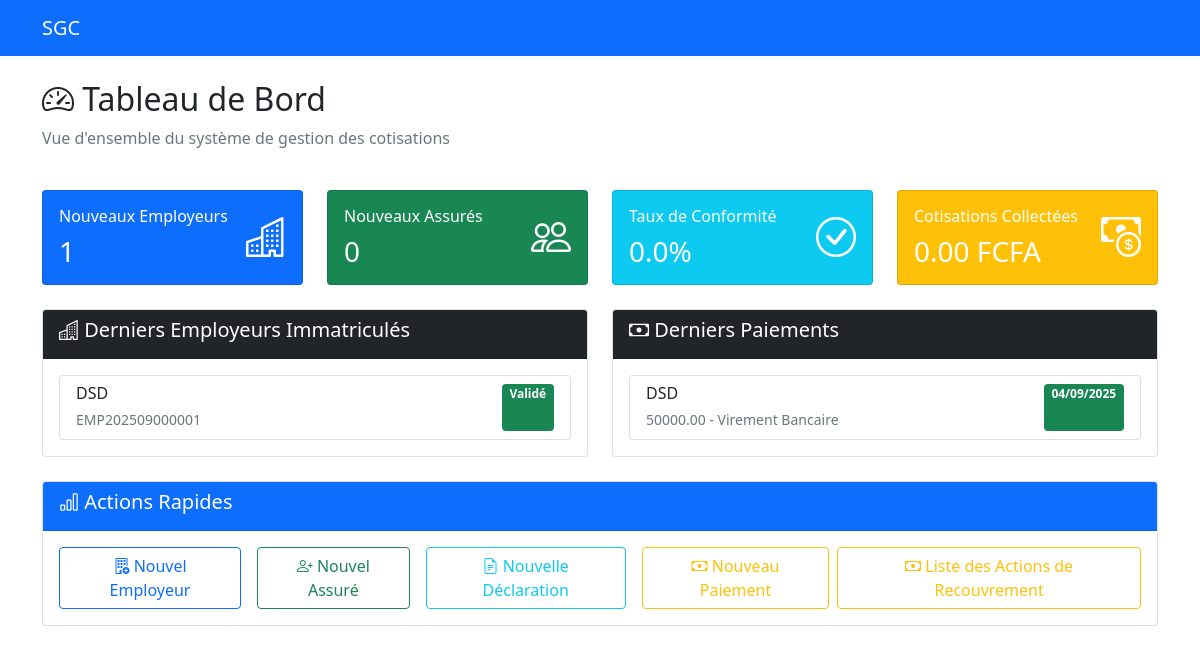
/dashboard/, run on the app's committed database.
### core/models.py (models this page shows, shortened)
class Employeur(models.Model):
    STATUT_CHOICES = (
        ('prospecte', 'Prospecté'),
        ('dossier_soumis', 'Dossier Soumis'),
        ('en_cours', 'En Cours de Validation'),
        ('valide', 'Validé'),
        ('rejete', 'Rejeté'),
    )
    numero_immatriculation = models.CharField(max_length=20, unique=True, blank=True)
    raison_sociale = models.CharField(max_length=200)
    nif = models.CharField(max_length=50, unique=True)
    rccm = models.CharField(max_length=50, unique=True)
    secteur_activite = models.ForeignKey(SecteurActivite, on_delete=models.PROTECT)
    region = models.ForeignKey(Region, on_delete=models.PROTECT)
    adresse = models.TextField()
    latitude = models.DecimalField(max_digits=9, decimal_places=6, null=True, blank=True)
    longitude = models.DecimalField(max_digits=9, decimal_places=6, null=True, blank=True)
    contact_nom = models.CharField(max_length=100)
    contact_email = models.EmailField()
    contact_telephone = models.CharField(max_length=20)
    statut = models.CharField(max_length=20, choices=STATUT_CHOICES, default='prospecte')
    motif_rejet = models.TextField(blank=True)
    date_creation = models.DateTimeField(auto_now_add=True)
    date_validation = models.DateTimeField(null=True, blank=True)
    agent = models.ForeignKey(CustomUser, on_delete=models.PROTECT, related_name='employeurs_crees')
    validated_by = models.ForeignKey(CustomUser, on_delete=models.PROTECT, null=True, blank=True, related_name='employeurs_valides')

class Paiement(models.Model):
    MODE_PAIEMENT_CHOICES = (
        ('virement', 'Virement Bancaire'),
        ('cheque', 'Chèque'),
        ('mobile', 'Paiement Mobile'),
        ('guichet', 'Guichet'),
    )
    STATUT_PAIEMENT_CHOICES = (
        ('initie', 'Initié'),
        ('confirme', 'Confirmé'),
        ('rejete', 'Rejeté'),
    )
    reference = models.CharField(max_length=50, unique=True)
    declaration = models.ForeignKey(Declaration, on_delete=models.PROTECT, related_name='paiements')
    montant = models.DecimalField(max_digits=15, decimal_places=2, validators=[MinValueValidator(0)])
    mode_paiement = models.CharField(max_length=20, choices=MODE_PAIEMENT_CHOICES)
    date_paiement = models.DateField()
    date_reception = models.DateTimeField(auto_now_add=True)
    statut = models.CharField(max_length=20, choices=STATUT_PAIEMENT_CHOICES, default='initie')
    preuve_paiement = models.FileField(upload_to='preuves_paiement/%Y/%m/', null=True, blank=True)
    enregistre_par = models.ForeignKey(CustomUser, on_delete=models.PROTECT)

class Declaration(models.Model):
    STATUT_CHOICES = (
        ('brouillon', 'Brouillon'),
        ('soumis', 'Soumis'),
        ('valide', 'Validé'),
        ('rejete', 'Rejeté'),
    )
    employeur = models.ForeignKey(Employeur, on_delete=models.CASCADE, related_name='declarations')
    periode = models.DateField()  # Premier jour du mois de déclaration
    date_soumission = models.DateTimeField(null=True, blank=True)
    montant_total_cotisations = models.DecimalField(max_digits=15, decimal_places=2, default=0)
    statut = models.CharField(max_length=20, choices=STATUT_CHOICES, default='brouillon')
    created_by = models.ForeignKey(CustomUser, on_delete=models.PROTECT)
    created_at = models.DateTimeField(auto_now_add=True)
    class Meta:
        unique_together = ['employeur', 'periode']

### core/views.py (the view)
# urls.py: path('dashboard/', views.dashboard, name='dashboard'),
def dashboard(request):
    today = timezone.now().date()
    month_start = today.replace(day=1)
    nouveaux_employeurs = Employeur.objects.filter(
        date_creation__date__gte=month_start,
        statut='valide'
    ).count()
    nouveaux_assures = Assure.objects.filter(
        date_affiliation__date__gte=month_start
    ).count()
    employeurs_actifs = Employeur.objects.filter(statut='valide').count()
    employeurs_ayant_declare = Declaration.objects.filter(
        periode__month=today.month,
        periode__year=today.year,
        statut='valide'
    ).values('employeur').distinct().count()
    taux_conformite = (employeurs_ayant_declare / employeurs_actifs * 100) if employeurs_actifs > 0 else 0
    cotisations_declarees = Declaration.objects.filter(
        periode__month=today.month,
        periode__year=today.year,
        statut='valide'
    ).aggregate(total=Sum('montant_total_cotisations'))['total'] or 0
    cotisations_encaissees = Paiement.objects.filter(
        declaration__periode__month=today.month,
        declaration__periode__year=today.year,
        statut='confirme'
    ).aggregate(total=Sum('montant'))['total'] or 0
    taux_recouvrement = (cotisations_encaissees / cotisations_declarees * 100) if cotisations_declarees > 0 else 0
    derniers_employeurs = Employeur.objects.filter(statut='valide').order_by('-date_creation')[:5]
    derniers_paiements = Paiement.objects.filter(statut='confirme').order_by('-date_reception')[:5]
    context = {
        'nouveaux_employeurs': nouveaux_employeurs,
        'nouveaux_assures': nouveaux_assures,
        'taux_conformite': round(taux_conformite, 2),
        'taux_recouvrement': round(taux_recouvrement, 2),
        'cotisations_encaissees': cotisations_encaissees,
        'derniers_employeurs': derniers_employeurs,
        'derniers_paiements': derniers_paiements,
    }
    return render(request, 'dashboard.html', context)

### templates/dashboard.html
{% extends "base.html" %}
{% block content %}
<div class="row mb-4">
    <div class="col-12">
        <h2><i class="bi bi-speedometer2"></i> Tableau de Bord</h2>
        <p class="text-muted">Vue d'ensemble du système de gestion des cotisations</p>
    </div>
</div>
<div class="row mb-4">
    <div class="col-md-3">
        <div class="card bg-primary text-white">
            <div class="card-body">
                <div class="d-flex justify-content-between">
                    <div>
                        <h6 class="card-title">Nouveaux Employeurs</h6>
                        <h3 class="card-text">{{ nouveaux_employeurs }}</h3>
                    </div>
                    <div>
                        <i class="bi bi-buildings fs-1"></i>
                    </div>
                </div>
            </div>
        </div>
    </div>
    <div class="col-md-3">
        <div class="card bg-success text-white">
            <div class="card-body">
                <div class="d-flex justify-content-between">
                    <div>
                        <h6 class="card-title">Nouveaux Assurés</h6>
                        <h3 class="card-text">{{ nouveaux_assures }}</h3>
                    </div>
                    <div>
                        <i class="bi bi-people fs-1"></i>
                    </div>
                </div>
            </div>
        </div>
    </div>
    <div class="col-md-3">
        <div class="card bg-info text-white">
            <div class="card-body">
                <div class="d-flex justify-content-between">
                    <div>
                        <h6 class="card-title">Taux de Conformité</h6>
                        <h3 class="card-text">{{ taux_conformite }}%</h3>
                    </div>
                    <div>
                        <i class="bi bi-check-circle fs-1"></i>
                    </div>
                </div>
            </div>
        </div>
    </div>
    <div class="col-md-3">
        <div class="card bg-warning text-white">
            <div class="card-body">
                <div class="d-flex justify-content-between">
                    <div>
                        <h6 class="card-title">Cotisations Collectées</h6>
                        <h3 class="card-text">{{ cotisations_encaissees|floatformat:2 }} FCFA</h3>
                    </div>
                    <div>
                        <i class="bi bi-cash-coin fs-1"></i>
                    </div>
                </div>
            </div>
        </div>
    </div>
</div>
<div class="row">
    <div class="col-md-6">
        <div class="card">
            <div class="card-header bg-dark text-white">
                <h5><i class="bi bi-buildings"></i> Derniers Employeurs Immatriculés</h5>
            </div>
            <div class="card-body">
                <div class="list-group">
                    {% for employeur in derniers_employeurs %}
                    <div class="list-group-item">
                        <div class="d-flex justify-content-between">
                            <div>
                                <h6 class="mb-1">{{ employeur.raison_sociale }}</h6>
                                <small class="text-muted">{{ employeur.numero_immatriculation }}</small>
                            </div>
                            <span class="badge bg-success">{{ employeur.get_statut_display }}</span>
                        </div>
                    </div>
                    {% empty %}
                    <div class="text-center text-muted py-3">Aucun employeur récent</div>
                    {% endfor %}
                </div>
            </div>
        </div>
    </div>
    <div class="col-md-6">
        <div class="card">
            <div class="card-header bg-dark text-white">
                <h5><i class="bi bi-cash"></i> Derniers Paiements</h5>
            </div>
            <div class="card-body">
                <div class="list-group">
                    {% for paiement in derniers_paiements %}
                    <div class="list-group-item">
                        <div class="d-flex justify-content-between">
                            <div>
                                <h6 class="mb-1">{{ paiement.declaration.employeur.raison_sociale }}</h6>
                                <small class="text-muted">{{ paiement.montant|floatformat:2 }} - {{ paiement.get_mode_paiement_display }}</small>
                            </div>
                            <span class="badge bg-success">{{ paiement.date_paiement|date:"d/m/Y" }}</span>
                        </div>
                    </div>
                    {% empty %}
                    <div class="text-center text-muted py-3">Aucun paiement récent</div>
                    {% endfor %}
                </div>
            </div>
        </div>
    </div>
</div>
<div class="row mt-4">
    <div class="col-12">
        <div class="card">
            <div class="card-header bg-primary text-white">
                <h5><i class="bi bi-bar-chart"></i> Actions Rapides</h5>
            </div>
            <div class="card-body">
                <div class="d-grid gap-2 d-md-flex">
                    <a href="{% url 'employeur_create' %}" class="btn btn-outline-primary me-2">
                        <i class="bi bi-building-add"></i> Nouvel Employeur
                    </a>
                    <a href="{% url 'assure_create' %}" class="btn btn-outline-success me-2">
                        <i class="bi bi-person-plus"></i> Nouvel Assuré
                    </a>
                    <a href="{% url 'declaration_create' %}" class="btn btn-outline-info me-2">
                        <i class="bi bi-file-earmark-text"></i> Nouvelle Déclaration
                    </a>
                    <a href="{% url 'paiement_create' %}" class="btn btn-outline-warning">
                        <i class="bi bi-cash"></i> Nouveau Paiement
                    </a>
                    <a href="{% url 'action_recouvrement_list' %}" class="btn btn-outline-warning">
                        <i class="bi bi-cash"></i> Liste des Actions de Recouvrement
                    </a>
                </div>
            </div>
        </div>
    </div>
</div>
{% endblock %}

### data on the page
Employeur: raison_sociale "DSD", numero_immatriculation "EMP202509000001", statut "Validé"
Paiement: declaration.employeur.raison_sociale "DSD", montant "50000.00", mode_paiement "Virement Bancaire", date_paiement "04/09/2025"

### other printed values
{{ nouveaux_employeurs }} "1"
{{ nouveaux_assures }} "0"
{{ taux_conformite }} "0.0"
{{ cotisations_encaissees|floatformat:2 }} "0.00"
